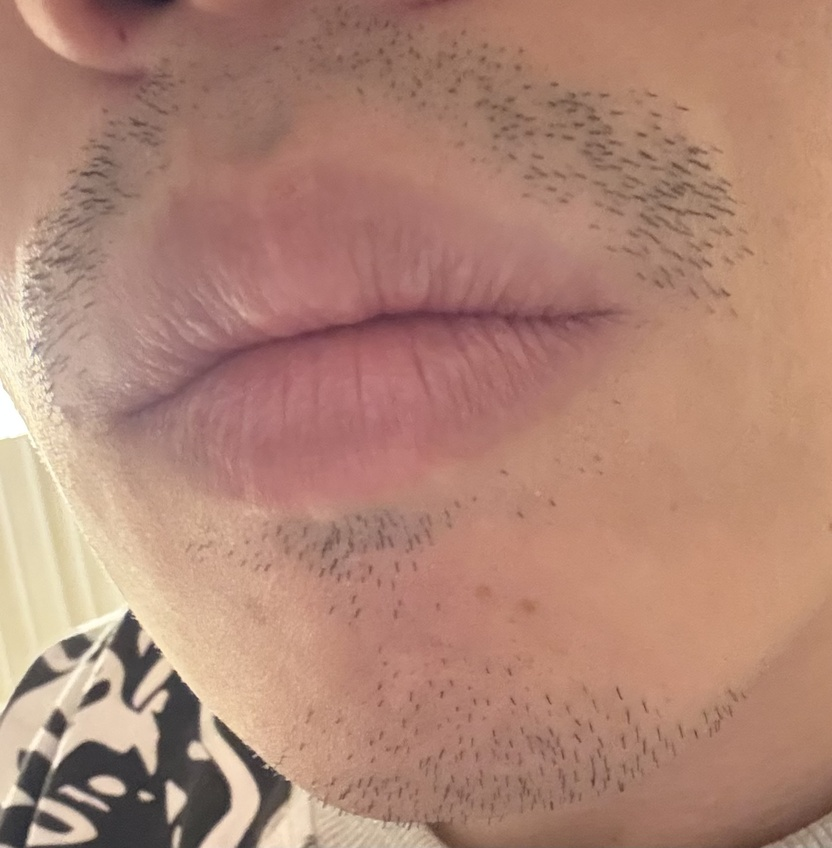
#> input picture image_inpainting_claude/examples/beard1.jpeg, 832 x 848 px, shrunk from 1678 x 1709 before the run, found by its file name
$ python opencv_morphological_transformations.py
#> lines starting #> are read from the running program, lines starting #| are printed output that depends on the picture
import os
import cv2 as cv # type: ignore
import numpy as np # type: ignore
from matplotlib import pyplot as plt # type: ignore

# 画像を格納している画像フォルダの指定
IMAGE_DIR = "/Users/isaoishikawa/input_images"

# 読込みたいファイルを指定
filename = "beard1.jpeg"
# パス結合
image_path = os.path.join(IMAGE_DIR, filename)

# 画像読込み (OpenCVでは二値画像に対する処理が基本)
img = cv.imread(image_path, cv.IMREAD_GRAYSCALE)
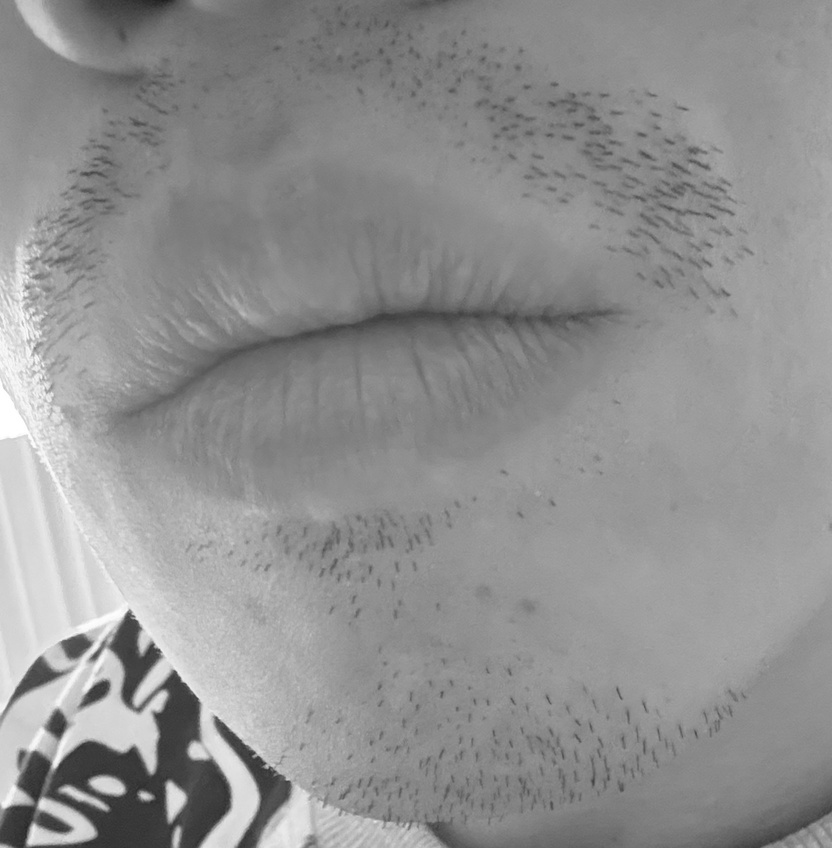
#> img: shape (848, 832); min 32, max 255, mean 144.6

if img is None:
    print("エラー：画像が読み込めませんでした")
    exit()

# Kernel（構造要素）：処理の形状、サイズ、方向性を決めるマトリクス
kernel = np.ones((5,5), np.uint8) # 5x5の四角形のすべてが「1(有効)」のKernel

# 1. Erosion
erosion = cv.erode(img, kernel, iterations=1)
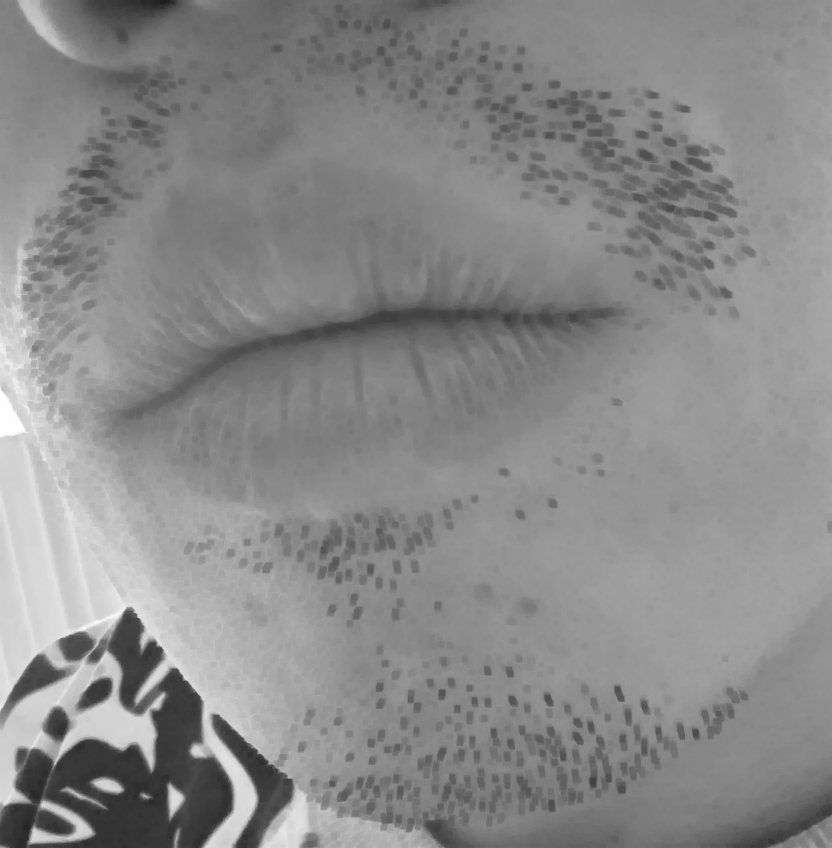
#> erosion: shape (848, 832); min 32, max 255, mean 137.5
# 2. Dilation
dilation = cv.dilate(img, kernel, iterations=1)
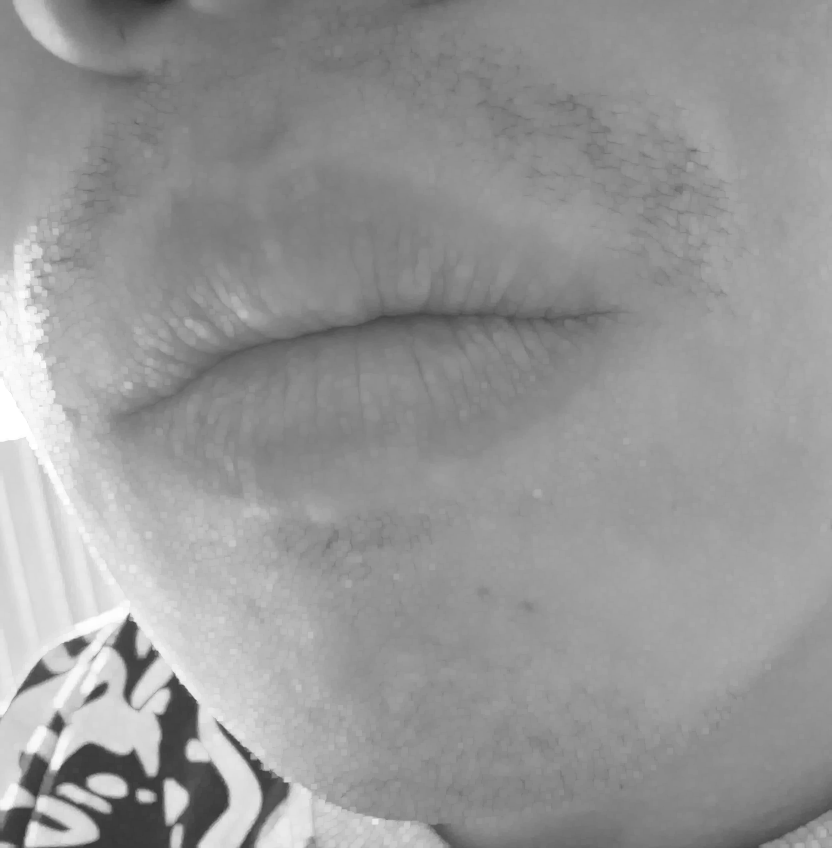
#> dilation: shape (848, 832); min 45, max 255, mean 151.2
# 3. Opening
opening = cv.morphologyEx(img, cv.MORPH_OPEN,kernel)
# 4. Closing
closing = cv.morphologyEx(img, cv.MORPH_CLOSE,kernel)
# 5. Morphological Gradient
gradient = cv.morphologyEx(img, cv.MORPH_GRADIENT,kernel)
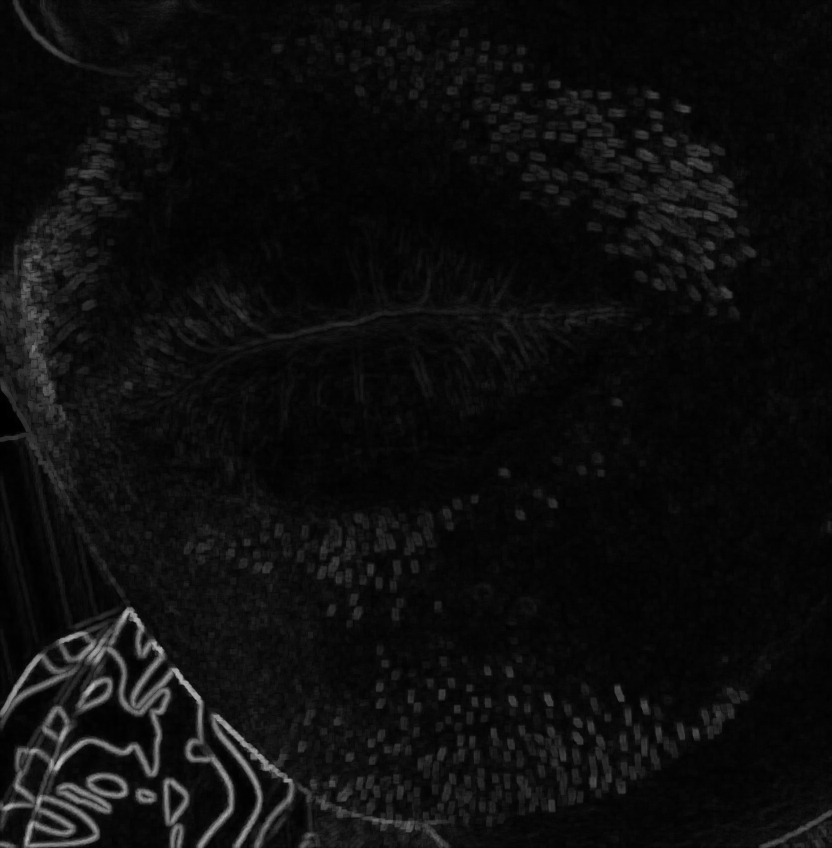
#> gradient: shape (848, 832); min 0, max 188, mean 13.7
# 6. Top Hat
tophat = cv.morphologyEx(img, cv.MORPH_TOPHAT,kernel)
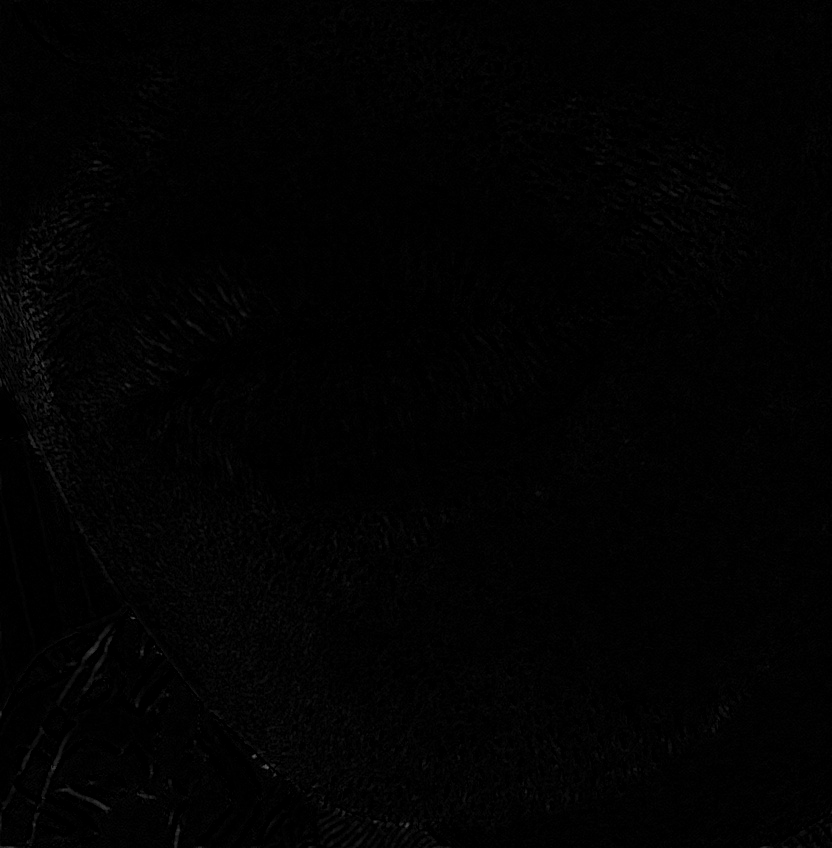
#> tophat: shape (848, 832); min 0, max 104, mean 2.1
# 7. Black Hat
blackhat = cv.morphologyEx(img, cv.MORPH_BLACKHAT,kernel)

# 可視化
titles = ["Original", 'Erosion',
          'Dilation', 'Opening',
          'Closing', 'Gradient',
          'Top Hat', 'Black Hat']
images = [img, erosion,
          dilation, opening,
          closing, gradient,
          tophat, blackhat]

plt.figure(figsize=(12,8))
for i in range(8):
    plt.subplot(2, 4, i+1)
    plt.imshow(images[i], "gray")
    plt.title(titles[i])
    plt.xticks([]), plt.yticks([]) #目盛り値の設定オフ
plt.tight_layout()
plt.show()
